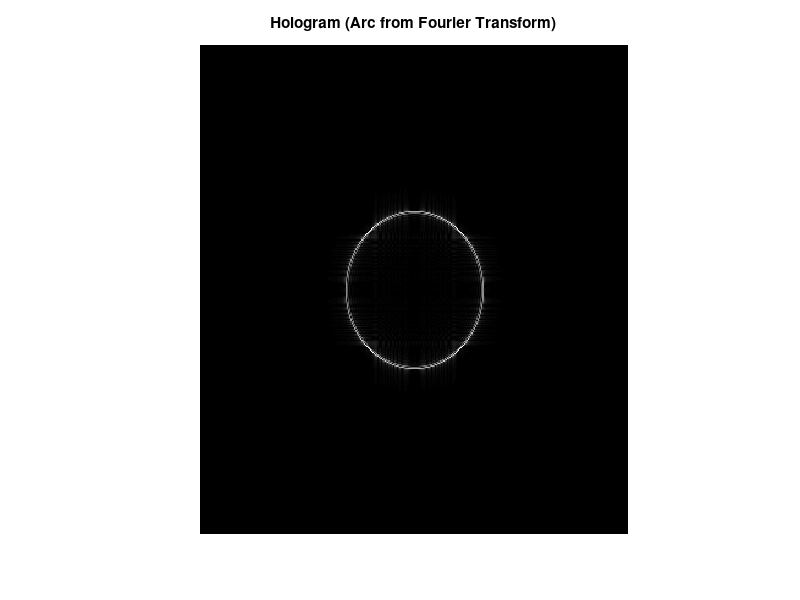

Here is the MATLAB script that generated this plot:
% Parameters for aperture
grid_size = 512;             % Grid size for image
[x, y] = meshgrid(6:255, -256:255);  % Spatial grid
alpha=0.3; %radius
r = sqrt(x.^2 + y.^2);        % Radial distance from center

% Define aperture using first-order Bessel function
% Define aperture using first-order Bessel function divided by r
% bessel_aperture = alpha * besselj(1, 2*pi*alpha*r) ./ r;
% bessel_aperture= bessel_aperture -0.9*alpha * besselj(1, 2*pi*alpha*r) ./ r;
% 
% % Handle the singularity at r = 0
% bessel_aperture(r == 0) = alpha * pi; % Assign a finite value at r = 0
% 
% %Might not want angles outside of theta1-theta2. Add an eraser function
% %First define the angles i'd like to keep:
% theta0=pi/4; theta1=0.01;
% erasermod=2*alpha;
% %thetas= linspace(theta0, theta1, 1e6);
% x0=erasermod*cos(theta0); y0=erasermod*sin(theta0);
% x1=erasermod*cos(theta1); y1=erasermod*sin(theta1);
% centrex= grid_size/2;
% centrey=grid_size/2;

%Eraser function can be any shape that would get rid of what we want. I'm
%picking a rectangle
%eraser= a*b*sinc(pi*a*x)*sinc(pi*b*y);

% %% Erasing the unwanted sections of the circle:
% 
% if (0 <= theta0) && (theta0 < pi/2)
%     if (0 <= theta1) && (theta1 < pi/2) && theta1<theta0
%         a=x1-x0;
%         b=y0-y1;
%         remove=Rect_Eraser(a,b,x,y);
%         remove=remove*exp(-1j*2*pi*((x1+x0)*x/2+(y1+y0)*y/2));
%         %bessel_aperture=bessel_aperture-remove;
%     elseif (pi/2 >= theta1) && (theta1 < pi)
%         % Code for this case
%     elseif (pi >= theta1) && (theta1 < 3*pi/2)
%         % Code for this case
%     elseif (3*pi/2 >= theta1) && (theta1 < 2*pi)
%         % Code for this case
%     end
% elseif (pi/2 >= theta0) && (theta0 < pi)
%     if (0 >= theta1) && (theta1 < pi/2)
%         % Code for this case
%     elseif (pi/2 >= theta1) && (theta1 < pi)
%         % Code for this case
%     elseif (pi >= theta1) && (theta1 < 3*pi/2)
%         % Code for this case
%     elseif (3*pi/2 >= theta1) && (theta1 < 2*pi)
%         % Code for this case
%     end
% elseif (pi >= theta0) && (theta0 < 3*pi/2)
%     if (0 >= theta1) && (theta1 < pi/2)
%         % Code for this case
%     elseif (pi/2 >= theta1) && (theta1 < pi)
%         % Code for this case
%     elseif (pi >= theta1) && (theta1 < 3*pi/2)
%         % Code for this case
%     elseif (3*pi/2 >= theta1) && (theta1 < 2*pi)
%         % Code for this case
%     end
% elseif (3*pi/2 >= theta0) && (theta0 < 2*pi)
%     if (0 >= theta1) && (theta1 < pi/2)
%         % Code for this case
%     elseif (pi/2 >= theta1) && (theta1 < pi)
%         % Code for this case
%     elseif (pi >= theta1) && (theta1 < 3*pi/2)
%         % Code for this case
%     elseif (3*pi/2 >= theta1) && (theta1 < 2*pi)
%         % Code for this case
%     end
% end


%%
num_rows = 400; % Number of pixels along the vertical dimension
num_cols = 350;  % Number of pixels along the horizontal dimension

% Create the spatial coordinate arrays
u = linspace(-num_cols / 2, num_cols / 2, num_cols); % Horizontal pixel indices
v = linspace(-num_rows / 2, num_rows / 2, num_rows); % Vertical pixel indices
[X, Y] = meshgrid(u, v);

aperture=1*pi*cos(1*sqrt(X.^2+Y.^2));

% Fourier transform to compute the hologram
hologram = abs(fftshift(fft2(aperture)));

% Normalize for display
hologram = hologram / max(hologram(:));
% 
% % Display results
% figure;
% subplot(1, 2, 1);
% % imshow(bessel_aperture, []);
% % title('Aperture (Bessel Function)');

imshow(hologram, []);
title('Hologram (Arc from Fourier Transform)');
